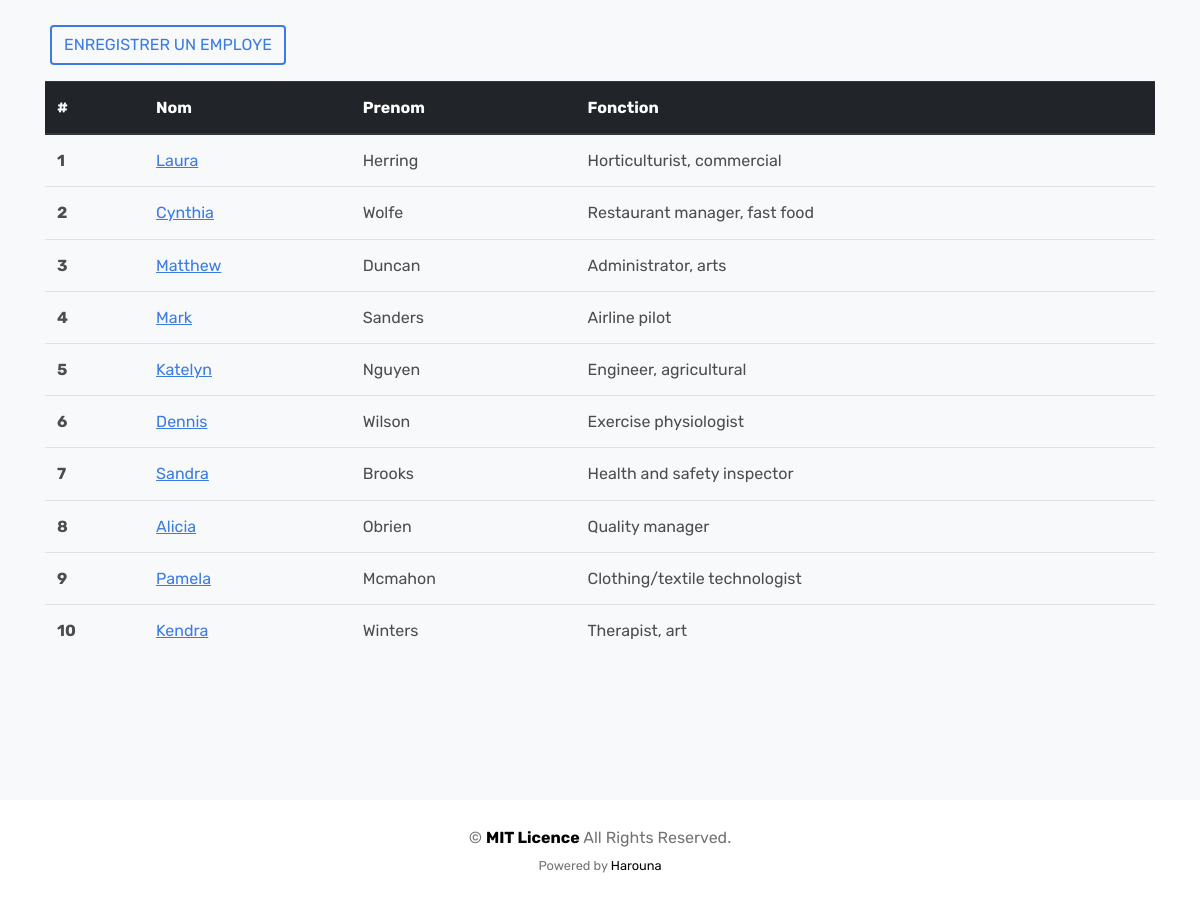
/, run on an earlier commit of the app's database.
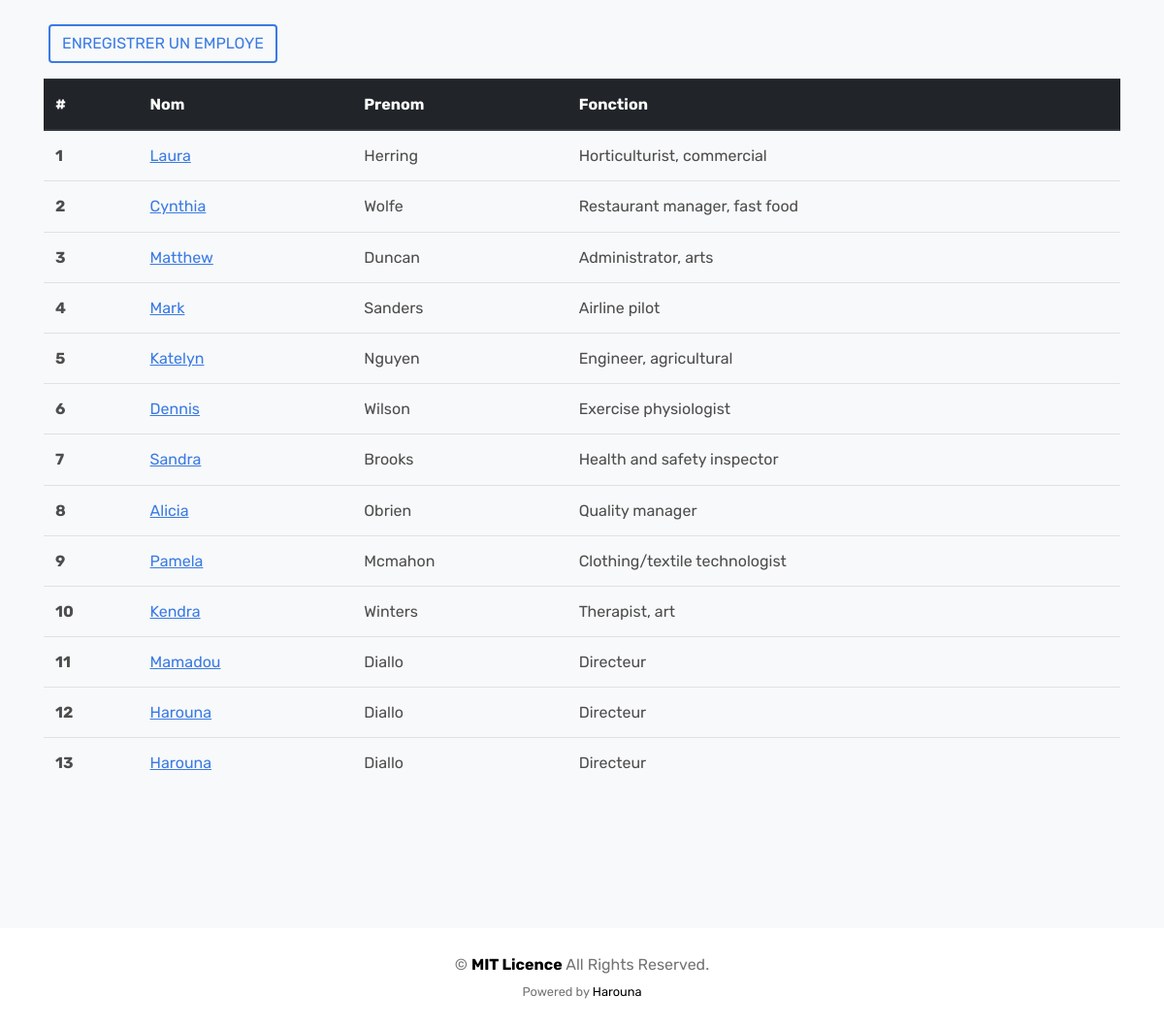
And on a later commit of the database.
### employe/models.py (models this page shows, shortened)
class Employe(models.Model):
    first_name =  models.CharField(max_length=30)
    last_name  = models.CharField(max_length=30)
    birthday   = models.DateField()
    fonction   = models.CharField(max_length=100)
    photo      = models.ImageField(upload_to='employe/', blank=True, null=True)
    created_at = models.DateTimeField(auto_now_add=True)

### employe/views.py (the view)
# urls.py: path('', views.employe, name='list-employe'),
def employe(request):
    employes = Employe.objects.all().order_by('-created_at')
    context = {
        'employes': employes,
    }
    template_name = 'employe/index.html'
    return render(request, template_name, context)

### employe/templates/employe/index.html (shortened to what this page needs)
{% load static %}
<!DOCTYPE html>
<html lang="en">
  <head>
    <link rel="stylesheet" href="{% static 'fonts/icomoon/style.css' %}">
    <link rel="stylesheet" href="{% static 'css/bootstrap.min.css' %}">
    <link rel="stylesheet" href="{% static 'css/aos.css' %}">
    <link rel="stylesheet" href="{% static 'css/style.css' %}">
  </head>
  <body>
  <div class="site-wrap">
    <div class="site-section bg-light" style="padding-top:25px;">
      <div class="container">
        <div class="row">
          <p data-aos="fade-left" data-aos-delay="100" class="float-right" style="margin-left:20px;">
            <a href="#register-form" data-toggle="modal" data-target="#register-employe"
            class="d-none d-sm-inline-block btn btn-outline-primary rounded text-uppercase">
                Enregistrer un employe
            </a>
          </p>
        </div>
        <div class="row">
          <div class="col-md-12 mb-5">
            <table class="table" class="p-5 bg-white custom-z-depth">
              <thead class="thead-dark">
                <tr>
                  <th scope="col">#</th>
                  <th scope="col">Nom</th>
                  <th scope="col">Prenom</th>
                  <th scope="col">Fonction</th>
                </tr>
              </thead>
              <tbody>
                {% for employe in employes %}
                  <tr>
                    <th scope="row">{{ forloop.counter }}</th>
                    <td><a href="{% url 'employe_app:profile' employe.id %}" style="text-decoration:underline">{{ employe.first_name }}</a></td>
                    <td>{{ employe.last_name }}</td>
                    <td>{{ employe.fonction }}</td>
                  </tr>
                {% endfor %}
              </tbody>
            </table>
          </div>
        </div>
      </div>
    </div>
    <footer class="site-footer py-2 pt-4">
      <div class="container py-0">
        <div class="row">
          <div class="col-12 text-md-center text-left">
            <p>
              &copy;  <strong class="text-black">MIT Licence</strong> All Rights Reserved. <br>
              <small>Powered by <a href="https://harouna.crd.co/" target="_blank" class="text-black">Harouna</a></small>
            </p>
          </div>
        </div>
      </div>
    </footer>
  </div>
  </body>
</html>

### employe/static/css/style.css (style rules this page uses)
body { line-height: 1.7; color: #4d4d4d; font-weight: 400; font-size: 1rem; }
a { -webkit-transition: .3s all ease; -o-transition: .3s all ease; transition: .3s all ease; }
.text-black { color: #000 !important; }
.site-wrap:before { -webkit-transition: .3s all ease-in-out; -o-transition: .3s all ease-in-out; transition: .3s all ease-in-out; background: rgba(0, 0, 0, 0.6); content: ""; position: absolute; z-index: 2000; top: 0; left: 0; right: 0; bottom: 0; opacity: 0; visibility: hidden; }
.btn { border-radius: 0; }
.btn.btn-outline-primary { color: #3a7be4; border-width: 2px; }
.site-section { padding: 2.5em 0; }
@media (min-width: 768px) { .site-section { padding: 5em 0; } }
.site-footer { padding: 4em 0; background: #fff; }
@media (min-width: 768px) { .site-footer { padding: 8em 0; } }
.site-footer p { color: #737373; }
.site-footer a { color: #999999; }
.bg-light { background: #ccc; }
a { scroll-behavior: smooth !important; }

What changed in the data, as far as the page shows it:
added Employe: first_name "Mamadou", last_name "Diallo", fonction "Directeur"
added Employe: first_name "Harouna", last_name "Diallo", fonction "Directeur"
added Employe: first_name "Harouna", last_name "Diallo", fonction "Directeur"
